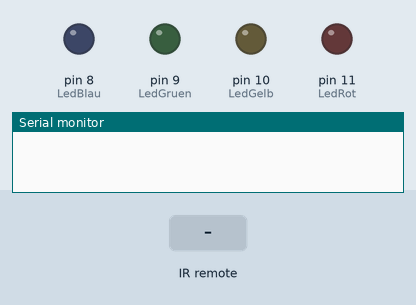
This sketch was run on a simulated Arduino Uno, built with avr-gcc and run on an emulated ATmega328P. Shown: output pins drawn as LEDs (lit = HIGH), the last lines printed to the serial monitor. Inputs (shaded band) come from the test bench.

Above: at 1.2 s.
1.3 s: infrared code 0xC5F4A8B0 received
At 1.8 s:
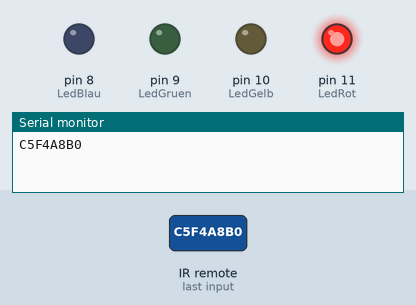
2.8 s: infrared code 0x96C6EC6A received
At 4.0 s:
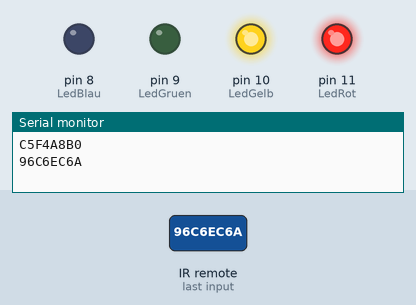
4.3 s: infrared code 0xF21169DD received
At 5.3 s:
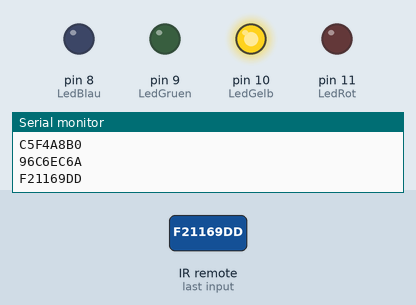
Timing chart, 0 to 7.3 s (numbered marks = the images above; inputs shaded):
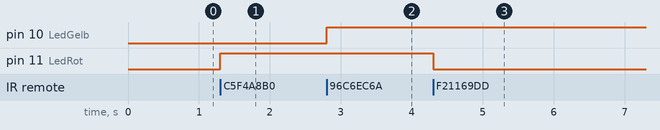

The sketch:

ir-scan.ino
```cpp
//  Include following libraries to access IR sensor
#include <IRremote.h>
#include <IRremoteInt.h>

// the number of the LED pin
const int LedRot = 11;
const int LedGelb = 10;
const int LedGruen = 9;
const int LedBlau = 8;


int RECV_PIN = 12;          //  The digital pin for the IR-Sensor

IRrecv receiver(RECV_PIN);  //  Create a new receiver object
decode_results results;     //  key code from receiver

void setup() {
  Serial.begin(9600);       //  Setup serial port
  pinMode(LedRot, OUTPUT);
  pinMode(LedGelb, OUTPUT);
  pinMode(LedGruen, OUTPUT);
  pinMode(LedBlau, OUTPUT);
  receiver.enableIRIn();    //  Enable receiver
}

void loop() {
  if(receiver.decode(&results)) {             //  Decode and put code "results"
    Serial.println(results.value, HEX);       //  Print the code as a hexadecimal value

    if (results.value == 0xC5F4A8B0) {          //  Key X1
       digitalWrite(LedRot, HIGH); }

    if (results.value == 0xF21169DD) {          //  Key X2
       digitalWrite(LedRot, LOW); }

    if (results.value == 0x96C6EC6A) {          //  Key X3
       digitalWrite(LedGelb, HIGH); }

    if (results.value == 0x89353C7F) {          //  Key X4
       digitalWrite(LedGelb, LOW); }

    receiver.resume();                        //  Continue listening for new signals
  }
}
```

Measured:
- after the input at 1.3 s, pin 11 (LedRot): LOW → HIGH at once
- after the input at 2.8 s, pin 10 (LedGelb): LOW → HIGH at once
- after the input at 4.3 s, pin 11 (LedRot): HIGH → LOW at once
